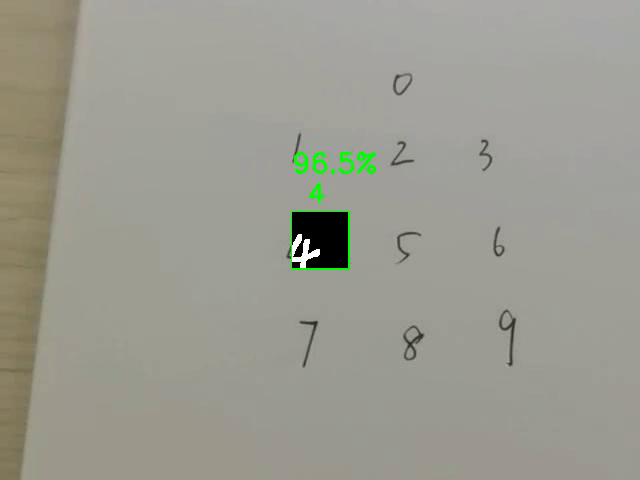
#> input picture frame 78 of Practice1/output.mp4, 640 x 480 px, given in place of car.mp4, which was not available
$ python main.py
#> lines starting #> are read from the running program, lines starting #| are printed output that depends on the picture; pictures that were not available may be replaced by others from this repository, and a replacement may not be noted
### Practice3/birdview.py
# -*- encoding: UTF-8 -*-
import numpy as np
import cv2

def transform_birdview(image, P, output_shape):

    # 构建逆变换矩阵，从图像平面转换回物理平面
    P_inv = np.linalg.inv(P)

    # 进行鸟瞰图变换
    output_image = cv2.warpPerspective(image, P_inv, output_shape)

    return output_image


def estimate_pwu(U, W):
    '''
    物理平面与去畸变图像之间的射影变换矩阵P_W→U
    使用最小二乘法求解
    U和W分别是图像平面和物理平面上的对应点集
    '''
    # 构建增广矩阵A
    num_points = U.shape[0]
    A = np.zeros((2*num_points, 9))
    for i in range(num_points):
        x_U, y_U = U[i]
        x_W, y_W = W[i]
        A[2*i] = [x_W, y_W, 1, 0, 0, 0, -x_U*x_W, -x_U*y_W, -x_U]
        A[2*i+1] = [0, 0, 0, x_W, y_W, 1, -y_U*x_W, -y_U*y_W, -y_U]

    # 使用奇异值分解求解最小二乘解
    _, _, V = np.linalg.svd(A)
    P = V[-1].reshape(3, 3)

    # 标准化射影变换矩阵
    P /= P[2, 2]

    return P

# [36 lines left out: function process_video, not called in this run]

def undisort_image(input_image):

    fx = 1.427252100391107e+03
    fy = 1.427603685869904e+03
    cx = 6.384378928937760e+02
    cy = 3.473473948038598e+02
    k1 = 0.085197635059269
    k2 = -0.786061814065933
    k3 = 3.697077368192353
    p1 = 0
    p2 = 0

    # 转换Matlab相机矩阵为OpenCV相机矩阵
    opencv_camera_matrix = np.array([[fx, 0, cx],
                                    [0, fy, cy],
                                    [0, 0, 1]])

    # 将畸变系数转换为OpenCV格式
    opencv_dist_coeffs = np.array([k1, k2, p1, p2, k3])

    # 去除畸变
    undistorted_image = cv2.undistort(input_image, opencv_camera_matrix, opencv_dist_coeffs)


    return undistorted_image


# [58 lines that do not run on import are left out]

### Practice3/main.py
# -*- coding:utf-8 -*-
import cv2
import numpy as np
import matplotlib.pyplot as plt
from matplotlib.backends.backend_agg import FigureCanvasAgg as FigureCanvas
from birdview import transform_birdview, estimate_pwu, undisort_image
from KalmanFilter import KalmanFilter


# 绘制鸟瞰图范围，单位cm，按照 1 pixel/cm 的分辨率输出
region = (1200,400)
output_shape = region

# 将停止线前沿置于x=1000处
stopline_x_positon = 1000

# 将停止线宽度设置为40cm
stopline_width = 40

# 定义图像平面上的点U(像素)和物理平面上的点W（cm）
U = np.array([[1085, 474],[1180, 492],[629, 624],[717, 665], ],dtype=np.float32)
W = np.array([[0, 50],[40, 50],[0, 250],[40, 250]],dtype=np.float32)
W[:,0] = W[:,0] + stopline_x_positon

# 计算射影变换矩阵
P = estimate_pwu(U, W)
print(P)

# 加载视频
video_path = 'car.mp4'
cap = cv2.VideoCapture(video_path)

# 获取视频信息
width = int(cap.get(cv2.CAP_PROP_FRAME_WIDTH))
height = int(cap.get(cv2.CAP_PROP_FRAME_HEIGHT))
# fps = cap.get(cv2.CAP_PROP_FPS)
# 由于编码问题不能自动获取，需要手动设置
fps = 240

#规定视频输出路径，编码器，帧率，画幅
output_path = 'output.mp4'
fourcc = cv2.VideoWriter_fourcc(*'mp4v')
output_video = cv2.VideoWriter(output_path, fourcc, fps, (width,height))

#规定视频画图路径，编码器，帧率，画幅
plot_path = 'plot_output.mp4'
fourcc = cv2.VideoWriter_fourcc(*'mp4v')
plot_video = cv2.VideoWriter(plot_path, fourcc, fps, output_shape)


# 定义累积直方图
THRESHOLD = 30 # 变化像素数量的阈值
histogram = np.zeros(region[0])
index = 0

# 绘制直方图
plt.figure(figsize=(region[0]/100, region[1]/100),dpi=100) # 设置画布大小
plt.plot(histogram) # 绘制直方图
# plt.plot([0,region[0]],[THRESHOLD,THRESHOLD],color='r') # 绘制阈值线
plt.plot([stopline_x_positon,stopline_x_positon],[0,region[1]],color='r') # 绘制停止线前沿
plt.plot([stopline_x_positon+stopline_width,
          stopline_x_positon+stopline_width],[0,region[1]],color='r') # 绘制停止线后沿
plt.scatter(0,THRESHOLD,marker='o',color='g') # 绘制特征点
plt.xlim([0,region[0]])
plt.ylim([0,region[1]])

# 车辆已经经过，停止测速标识位
finish_flag = False
t1,t2 = 0,0
log = {
    "time": [],
    "velocity": [],
    "x_position": [],
    "x0": [],
    "str": []
}
# 处理视频帧
while cap.isOpened():

    ret, frame = cap.read()
#> frame is the input picture: shape (480, 640, 3); mean B, G, R 144.9, 154.7, 155.5
    if not ret:
        break

    # 将帧转换为灰度图像
    gray = cv2.cvtColor(frame, cv2.COLOR_BGR2GRAY)
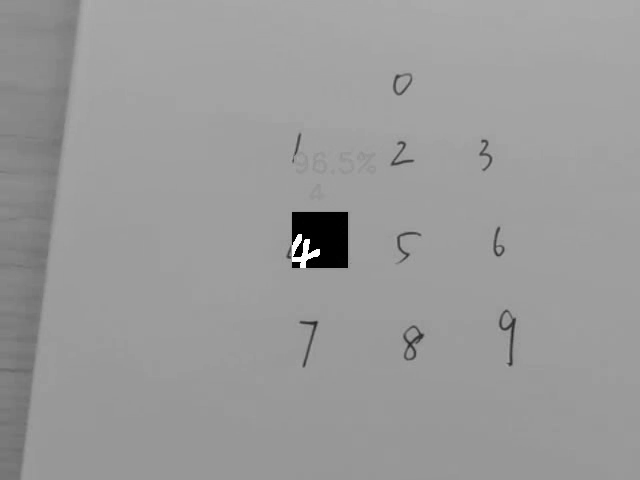
#> gray: shape (480, 640); min 0, max 255, mean 153.9
    # 去除镜头畸变
    gray = undisort_image(gray)
#> in undisort_image, `undistorted_image = cv2.undistort(input_image, opencv_camera_matrix, o..`:
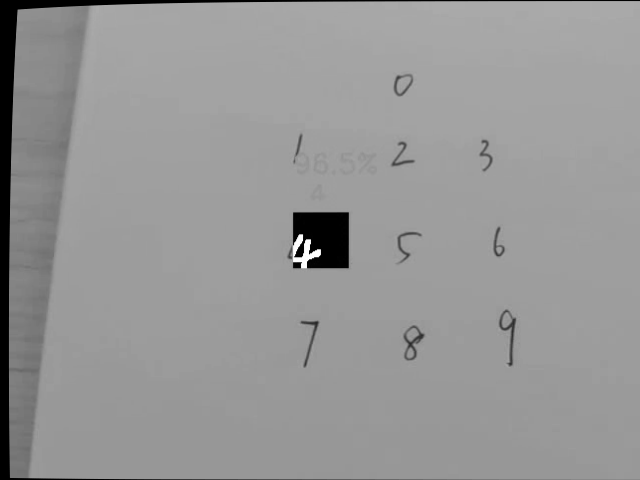
#> undistorted_image: shape (480, 640); min 0, max 255, mean 150.4
    # 将帧转换为鸟瞰图
    birdseye_frame = transform_birdview(gray, P, region)
#> in transform_birdview, `output_image = cv2.warpPerspective(image, P_inv, output_shape)`:
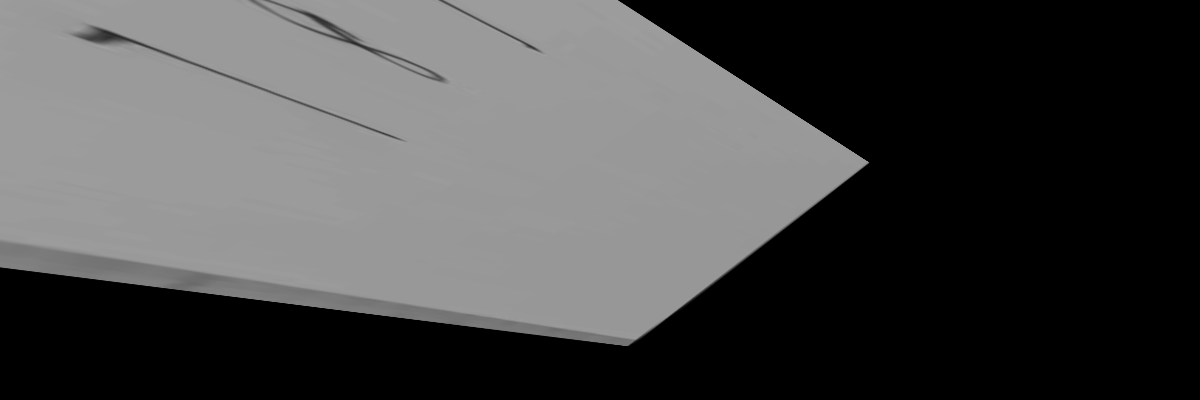
#> output_image: shape (400, 1200); min 0, max 162, mean 73.5

    # # 计算当前帧与上一帧的差异
    if 'previous_frame' in locals():

        # 相邻帧差分
        diff = cv2.absdiff(birdseye_frame, previous_frame)

        # 将差异图像转换为二值图像
        _, binary_diff = cv2.threshold(diff, 30, 255, cv2.THRESH_BINARY)

        # 沿竖直方向对二值图像进行求和
        # 得到变化像素数量在横向的分布
        histogram = np.sum(binary_diff, axis=0)/255

        # 从右往左查找第一个大于阈值的像素
        # 该像素对应的位置认为车头的位置
        x_position = 0
        velocity = 0
        for i in range(stopline_x_positon+stopline_width-1,0,-1):
            if histogram[i] > THRESHOLD:
                x_position = i
                break

        str = "Nowtime: {:.2f}s  ".format(index/fps)


        if x_position > 0 and finish_flag == False:
            if 'kf' not in locals():
                # 为新特征点创建Kalman滤波器
                kf = KalmanFilter(Q1=0.001,Q2=0.001,R1=81,P1=16,P2=0.1)
                kf.x = np.asanyarray([x_position,2.5])
            else:

                # 更新滤波器
                kf.run(z=x_position)

                # 计算实时速度
                filted_position = kf.x[0]
                velocity = kf.x[1] / 100 * fps * 3.6
                str += "Realtime velocity: {:.1f}km/h. ".format(velocity)

                # 如果车头经过停止线前沿，则记录时间
                if kf.x[0] - stopline_x_positon > 0 and t1==0:
                    t1 = index/fps
                    str+="Car hit line. "
                # 如果车头位置超过停止线后沿，则停止测速
                if kf.x[0] - stopline_x_positon - stopline_width > 0 and t2==0:
                    t2 = index/fps
                    finish_flag = True
                    del kf
        elif finish_flag == True:
            str += "Car passed. "
            # 计算过线时间
            str += "Time hit line: {:.2f}s and {:.2f}s. ".format(t1,t2)
            # 计算过线平均速度
            str += "Average velocity: {:.1f}km/h. ".format(stopline_width/100/(t2-t1)*3.6)
        else:
            str +=  "No feature detected."

        print(str)

        log["time"].append(index/fps)
        log["velocity"].append(velocity)
        log["x_position"].append(x_position/100)
        log["str"].append(str)
        if 'kf' not in locals():
            log["x0"].append(0)
        else:
            log["x0"].append(kf.x[0]/100)

        cv2.putText(frame, str, (10, 30), cv2.FONT_HERSHEY_SIMPLEX, 0.7, (100, 255, 100), 2)

        # plt绘图
        line = plt.gca().get_lines()[0]  # 获取绘图中的线对象
        line.set_ydata(histogram)  # 更新线对象的数据
        point = plt.gca().collections[0]  # 获取绘图中的点对象
        point.set_offsets((x_position, THRESHOLD))  # 更新点对象的数据

        # 获取绘图的像素数组
        canvas = FigureCanvas(plt.gcf())
        canvas.draw()
        w, h = canvas.get_width_height()
        image_array = np.frombuffer(canvas.tostring_rgb(), dtype='uint8').reshape(h, w, 3)
        plot_image = cv2.resize(image_array, output_shape)
        plot_image = cv2.cvtColor(plot_image, cv2.COLOR_RGB2BGR)

        # # 写入新视频
        output_video.write(frame)
        plot_video.write(plot_image)
        # # 显示视频
        cv2.imshow('frame', frame)
        cv2.imshow('undisort birdview', birdseye_frame)
        cv2.imshow('changed pixels between images', binary_diff)
        cv2.imshow('histogram of changed pixels', plot_image)
        # [8 lines of commented-out code are left out]
        if cv2.waitKey(1) & 0xFF == ord('q'):
            break
        if cv2.waitKey(1) & 0xFF == ord('s'):
            cv2.waitKey(0)

    previous_frame = birdseye_frame.copy()

    index = index + 1

plt.close()
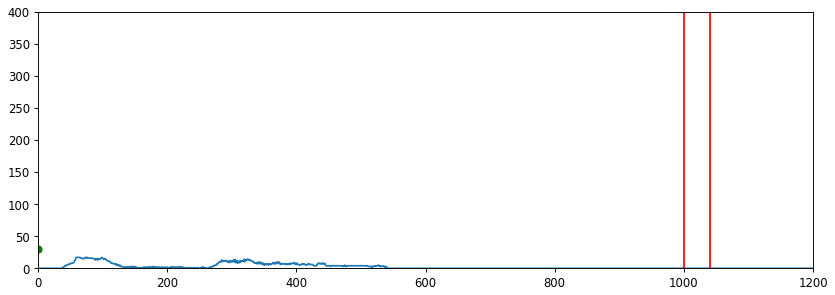
#> figure drawn by matplotlib, 1 panel; curve peaks at x = 59, y = 17
cap.release()
output_video.release()
plot_video.release()

plt.figure()
plt.subplot(211)
plt.plot(log["time"],log["velocity"])
plt.ylabel("Realtime Velocity (km/h)")
plt.legend(["Realtime velocity"])
plt.xlabel("Time (s)")
plt.xlim([1.33,2.73])

plt.subplot(212)
plt.plot(log["time"],log["x_position"])
plt.plot(log["time"],log["x0"])
plt.legend(["Realtime position","Kalman filtered position"])
plt.ylabel("Position (m)")
plt.xlabel("Time (s)")
plt.xlim([1.33,2.73])
plt.show()
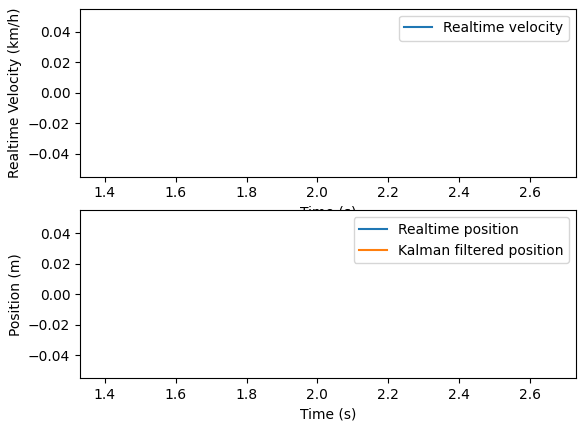
#> figure drawn by matplotlib, 2 panels

$ run again, starting later in the video
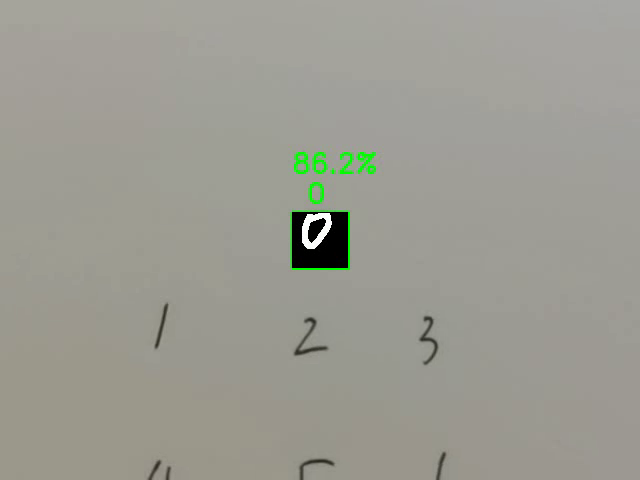
#> input picture frame 353 of Practice1/output.mp4, 640 x 480 px, given in place of car.mp4, which was not available
#> frame is the input picture: shape (480, 640, 3); mean B, G, R 146.4, 155.4, 155.9
#> in transform_birdview, `output_image = cv2.warpPerspective(image, P_inv, output_shape)`:
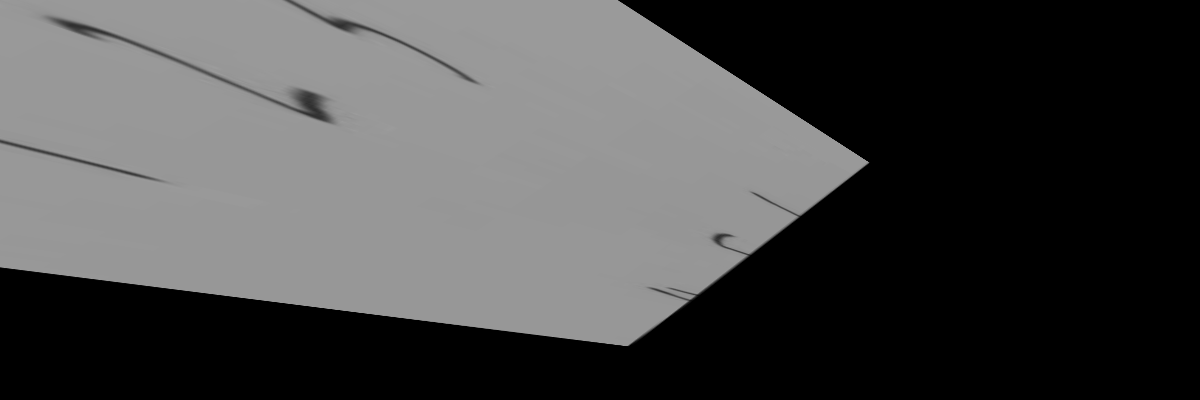
#> output_image: shape (400, 1200); min 0, max 156, mean 73.2
#> `plt.close()`:
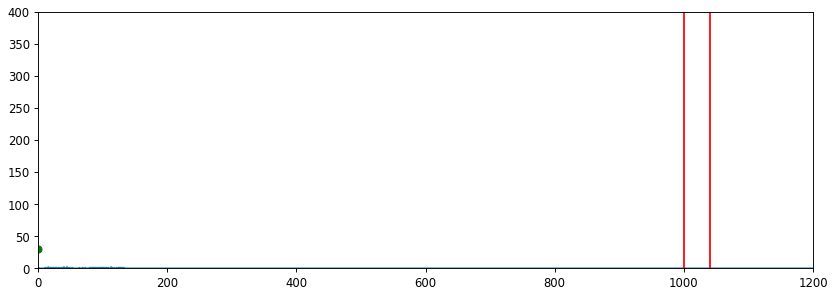
#> figure drawn by matplotlib, 1 panel; curve peaks at x = 16, y = 2

$ run again, starting later in the video
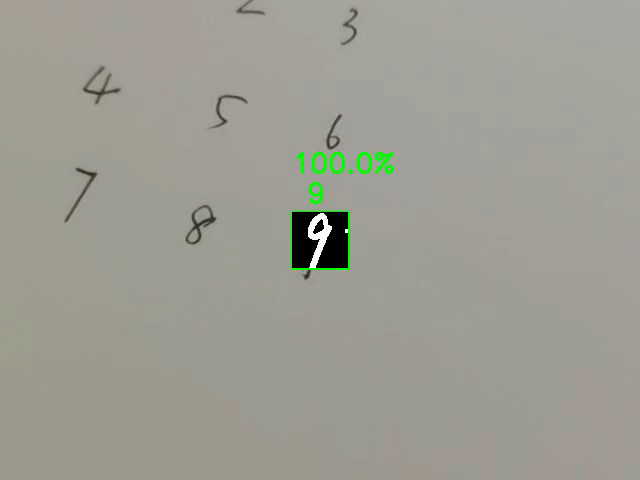
#> input picture frame 628 of Practice1/output.mp4, 640 x 480 px, given in place of car.mp4, which was not available
#> frame is the input picture: shape (480, 640, 3); mean B, G, R 146.9, 156.1, 157.5
#> in transform_birdview, `output_image = cv2.warpPerspective(image, P_inv, output_shape)`:
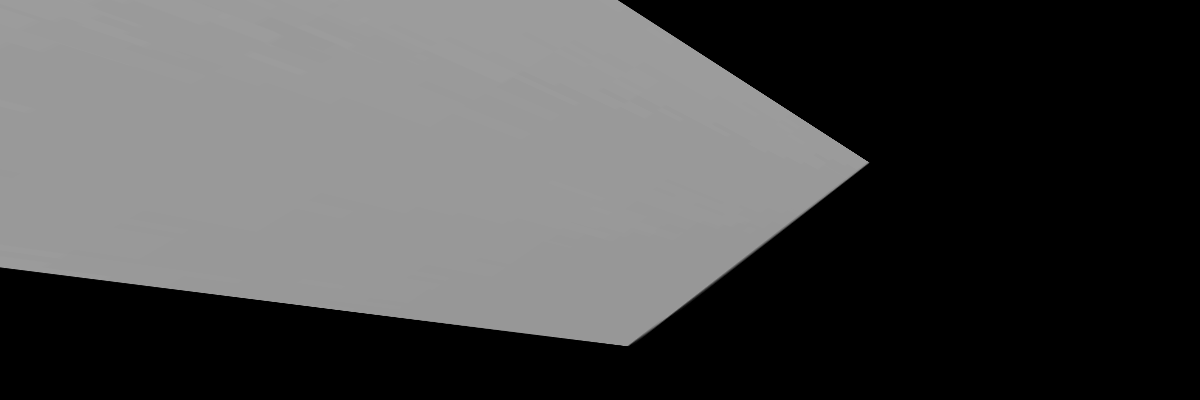
#> output_image: shape (400, 1200); min 0, max 157, mean 74.7
#> `plt.close()`:
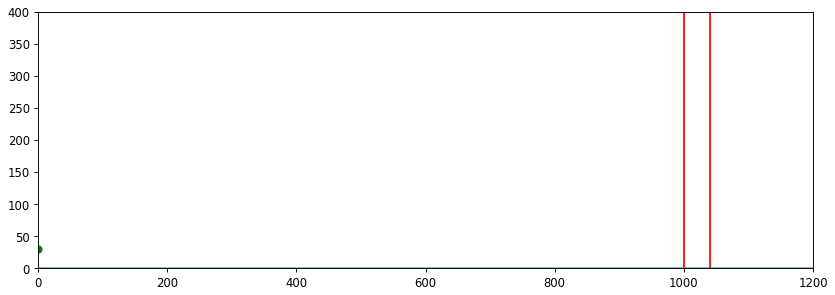
#> figure drawn by matplotlib, 1 panel
